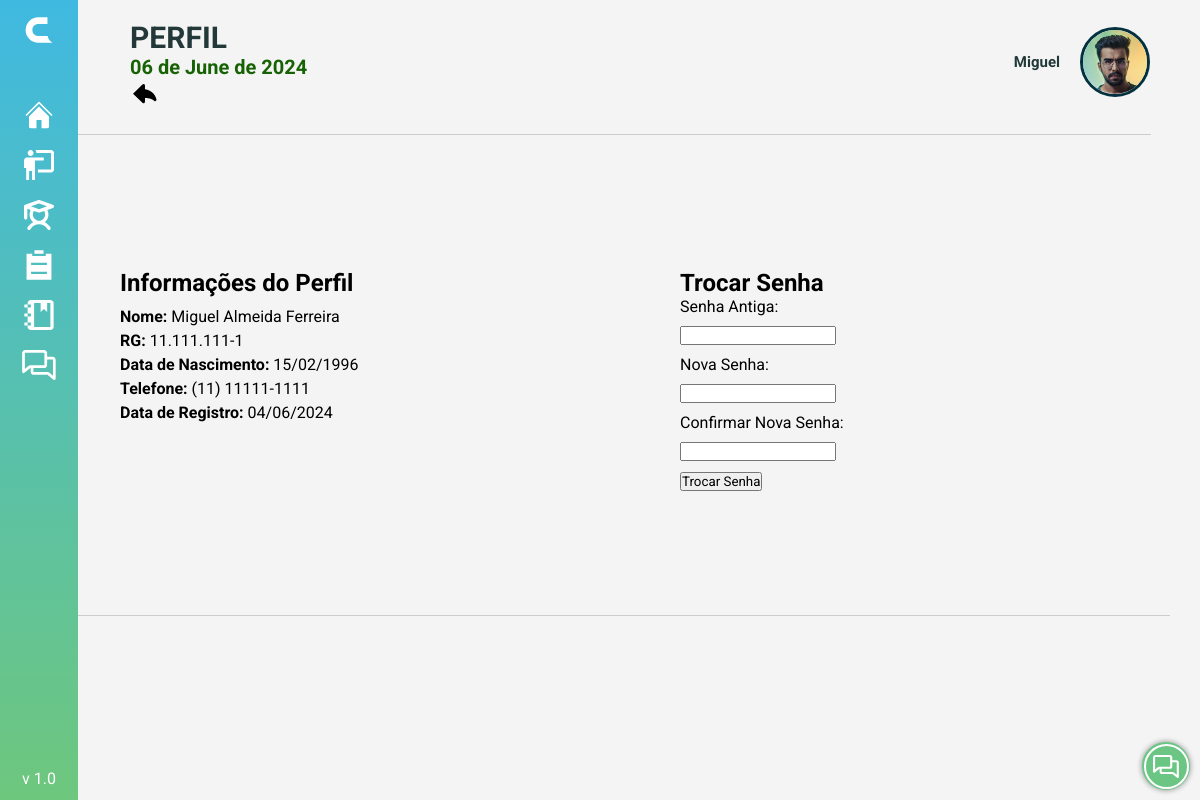
Screenshot of /PAGES/perfil.php (signed in) with the database file from the repository.
### tables this page shows
CREATE TABLE Registro_Usuario (
  Usuario_Usuario_cd INT NOT NULL,
  Tipo_Tipo_cd INT NOT NULL,
  Registro_Data DATETIME NOT NULL DEFAULT CURRENT_TIMESTAMP,
  PRIMARY KEY (Usuario_Usuario_cd, Tipo_Tipo_cd),
  CONSTRAINT fk_Registro_Usuario_Usuario1 FOREIGN KEY (Usuario_Usuario_cd) REFERENCES Usuario (Usuario_id),
  CONSTRAINT fk_Registro_Usuario_Tipo1 FOREIGN KEY (Tipo_Tipo_cd) REFERENCES Tipo (Tipo_id)
);

CREATE TABLE Usuario (
  Usuario_id INT NOT NULL AUTO_INCREMENT,
  Usuario_Nome VARCHAR(100) NOT NULL,
  Usuario_Apelido VARCHAR (50) NOT NULL,
  Usuario_Email VARCHAR(100) NOT NULL,
  Usuario_Sexo CHAR(1) NOT NULL,
  Usuario_Cpf CHAR(14) NOT NULL,
  Usuario_Rg VARCHAR(14) NOT NULL,
  Usuario_Nascimento DATE NOT NULL,
  Usuario_EstadoCivil VARCHAR(20) NOT NULL,
  Usuario_Fone VARCHAR(15) NOT NULL,
  Usuario_Fone_Recado VARCHAR(15) NULL,
  Usuario_Login VARCHAR(100) NOT NULL,
  Usuario_Senha TEXT NOT NULL,
  Responsavel_Respon_cd INT NULL,
  Usuario_Obs VARCHAR(5000) NULL,
  Enderecos_Enderecos_cd INT NOT NULL,
  Usuario_Usuario_cd INT NOT NULL COMMENT 'Funcionario que cadastrou - automatico',
  Usuario_Status CHAR(1) DEFAULT 1,
  Usuario_Foto VARCHAR(255) NULL,
  Usuario_Matricula INT (6) NULL,
  Mudar_Senha BOOLEAN DEFAULT TRUE,
  PRIMARY KEY (Usuario_id),
  UNIQUE INDEX Aluno_Cpf_UNIQUE (Usuario_Cpf ASC),
  UNIQUE INDEX Aluno_Email_UNIQUE (Usuario_Email ASC),
  UNIQUE INDEX Usuario_Login_UNIQUE (Usuario_Login ASC),
  CONSTRAINT fk_Usuario_Responsavel1 FOREIGN KEY (Responsavel_Respon_cd) REFERENCES Responsavel (Respon_id),
  CONSTRAINT fk_Usuario_Enderecos1 FOREIGN KEY (Enderecos_Enderecos_cd) REFERENCES Enderecos (Enderecos_id),
  CONSTRAINT fk_Usuario_Usuario1 FOREIGN KEY (Usuario_Usuario_cd) REFERENCES Usuario (Usuario_id)
);

### PAGES/perfil.php (the view, shortened to what this page needs)
<?php
include '../conexao.php';
$conn = new mysqli($servername, $username, $password, $dbname);
$usuarioId = $_SESSION['Usuario_id'];
$stmt = $conn->prepare("SELECT u.Usuario_Nome, u.Usuario_RG, u.Usuario_Nascimento, u.Usuario_Fone, r.Registro_Data
                        FROM Usuario u
                        INNER JOIN registro_usuario r ON u.Usuario_id = r.usuario_usuario_cd
                        WHERE u.Usuario_id = ?");
$stmt->bind_param("i", $usuarioId);
if (!$stmt->execute()) {
    die("Erro na execução da consulta: " . $stmt->error);
}
$result = $stmt->get_result();
if ($result->num_rows > 0) {
    while ($row = $result->fetch_assoc()) {
        $nome = $row['Usuario_Nome'];
        $rg = $row['Usuario_RG'];
        $nascimento = date('d/m/Y', strtotime($row['Usuario_Nascimento']));
        $fone = $row['Usuario_Fone'];
        $data_registro = date('d/m/Y', strtotime($row['Registro_Data']));
    }
} else {
    echo "Usuário não encontrado.";
}
?>
<!DOCTYPE html>
<html lang="pt-BR">
<head>
    <link rel="stylesheet" href="../PHP/sidebar/menu.css">
    <link rel="stylesheet" href="../STYLE/botao.css" />
    <link rel="stylesheet" href="../STYLE/data.css">
    <link rel="stylesheet" href="https://cdnjs.cloudflare.com/ajax/libs/font-awesome/6.3.0/css/all.min.css"
 />
    <link href='https://unpkg.com/boxicons@2.0.7/css/boxicons.min.css' rel='stylesheet'>
    <link rel="stylesheet" href="../STYLE/style_home.css">
</head>
<body>
<?php include('../PHP/sidebar/menu.php');?>
<?php include('../PHP/redes.php');?>
<?php include('../PHP/dropdown.php');?>
<?php require_once '../COMPONENTS/header.php' ?>
<div>
    <?php echo $sidebarHTML;?>
</div>
<main>
    <div class="perfil-info">
        <h2>Informações do Perfil</h2>
        <p><strong>Nome:</strong> <?php echo $nome; ?></p>
        <p><strong>RG:</strong> <?php echo $rg; ?></p>
        <p><strong>Data de Nascimento:</strong> <?php echo $nascimento; ?></p>
        <p><strong>Telefone:</strong> <?php echo $fone; ?></p>
        <p><strong>Data de Registro:</strong> <?php echo $data_registro; ?></p>
    </div>
    <form action="../php/trocar_senha.php" method="post">
        <h2>Trocar Senha</h2>
        <label for="senha_antiga">Senha Antiga:</label>
        <input type="password" id="senha_antiga" name="senha_antiga" required>
        <label for="nova_senha">Nova Senha:</label>
        <input type="password" id="nova_senha" name="nova_senha" required>
        <label for="confirmar_senha">Confirmar Nova Senha:</label>
        <input type="password" id="confirmar_senha" name="confirmar_senha" required>
        <button type="submit">Trocar Senha</button>
    </form>
</main>
<hr>
<div class="buttons">
    <?php echo $redes;?>
</div>
</body>
</html>

### PHP/sidebar/menu.css (style rules this page uses)
* { margin: 0; padding: 0; box-sizing: border-box; }
hr { border:1px; margin:0; }

### STYLE/botao.css (style rules this page uses)
.buttons { position: fixed; z-index: 1; bottom: 0; right: 0; }

### STYLE/style_home.css (style rules this page uses)
* { margin: 0; padding: 0; box-sizing: border-box; font-family: 'Roboto', sans-serif; }
:root { --cor-primaria: #043140; --cor-secundaria: #176204; --cor-fundo: #F4F4F4; }
body { height: auto; display: flex; flex-direction: column; align-items: center; background-color: var(--cor-fundo); }
hr { background-color: #313131; width: 95%; height: 1px; }
main { width: 90%; height: 80%; align-items: center; display: flex; flex-wrap: wrap; max-width: 1000px; justify-content: center; margin: 7% 0; }

### PAGES/perfil.php (style rules this page uses)
body { display: flex; flex-direction: column; align-items: center; font-family: Arial, sans-serif; }
main { display: flex; justify-content: space-between; align-items: flex-start; width: 100%; padding: 20px; }
.perfil-info { flex: 1; margin-right: 20px; }
.perfil-info p { margin: 5px 0; }
.perfil-info h2 { margin-bottom: 10px; }
form { flex: 1; max-width: 400px; }
form label, form input { display: block; margin-bottom: 10px; }
hr { width: 100%; margin: 20px 0; border: none; border-top: 1px solid #ccc; }
.buttons { margin-top: 20px; }

### COMPONENTS/header.php (style rules this page uses)
hr { background-color: #313131; width: 95%; height: 1px; }

### rows the page displays
registro_usuario: Usuario_Usuario_cd.Usuario_Nome "Miguel Almeida Ferreira", Usuario_Usuario_cd.Usuario_Rg "11.111.111-1", Usuario_Usuario_cd.Usuario_Nascimento "15/02/1996", Usuario_Usuario_cd.Usuario_Fone "(11) 11111-1111", Registro_Data "04/06/2024"

### other values shown
$titulo "PERFIL"
$date "06 de June de 2024"
$Nome "Miguel"
